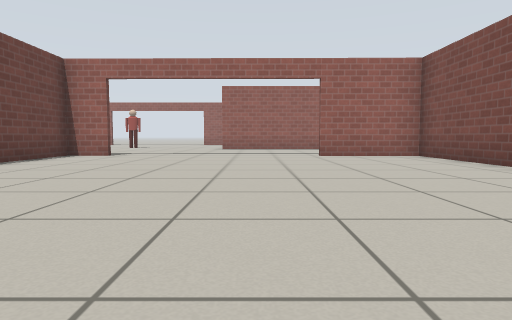
view 1 (above)

24 first-person views from a walk through a world built for the Gazebo simulator. The camera is 0.5 m above the floor, tilts 4° down and sees 75° across. The lines on the ground mark 1 m squares. The floor is counted in squares, 1 m on a side. Each view is taken from the middle of a square. On the plan, view 1 faces up. The plan holds only what a view shows up to about 9 squares ahead; the rest is blank. Simple patterns stand in for the simulator's built-in surfaces. Some stock models are drawn as simple stand-ins.

view 2
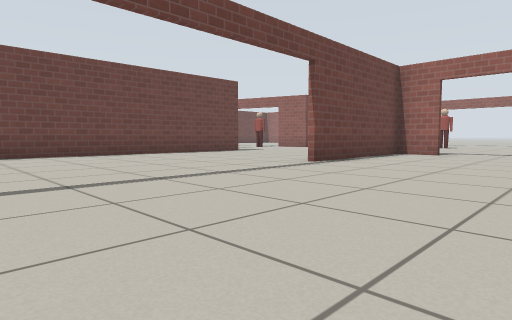

view 3
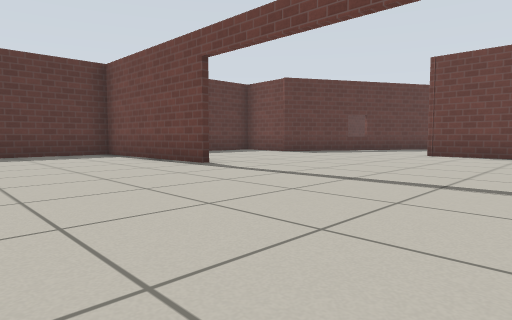

view 4
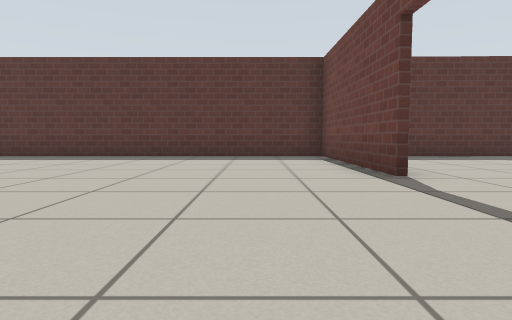

view 5
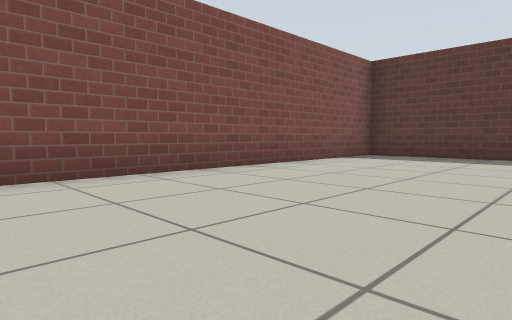

view 6
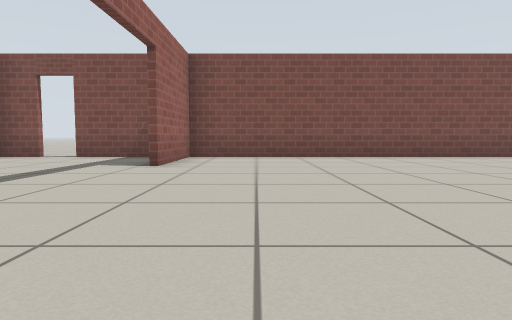

view 7
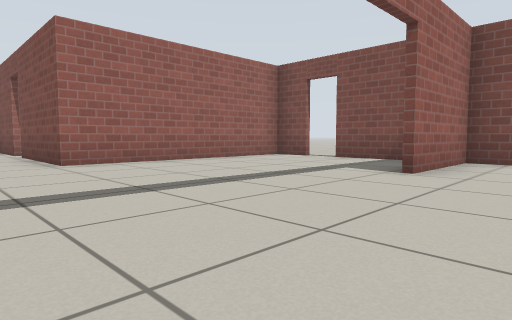

view 8
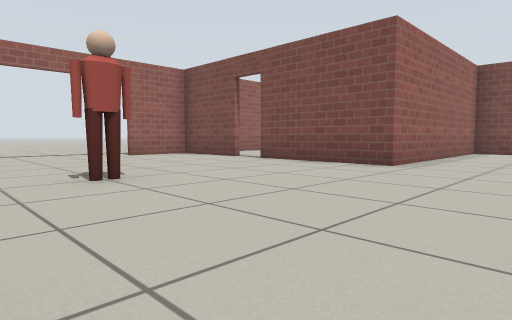

view 9
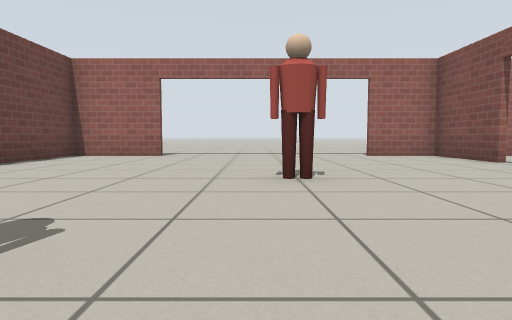

view 10
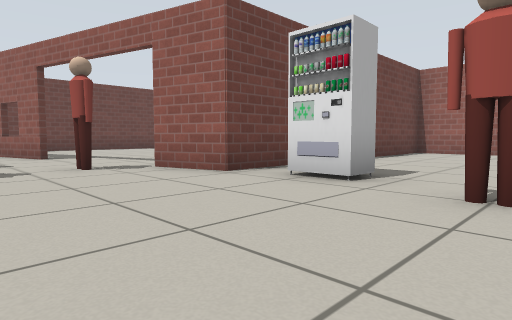

view 11
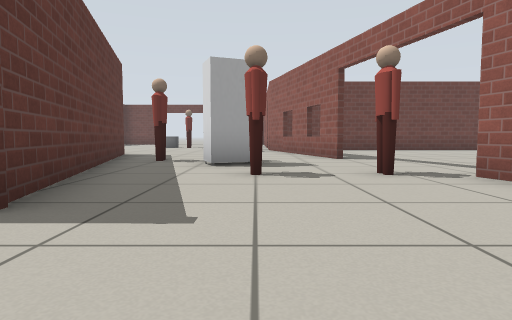

view 12
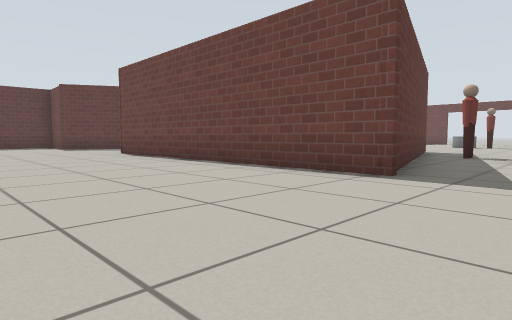

view 13
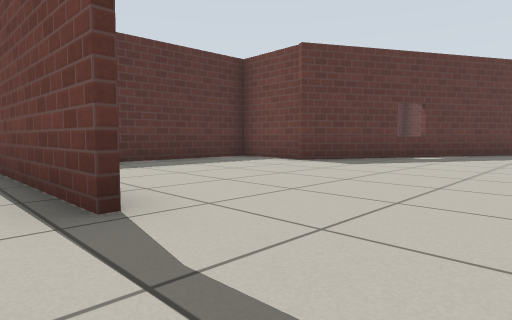

view 14
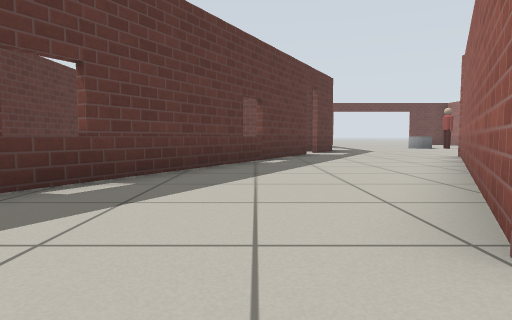

view 15
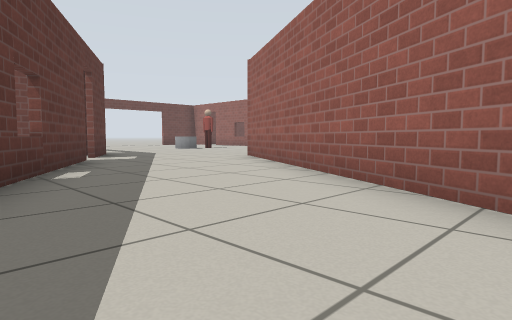

view 16
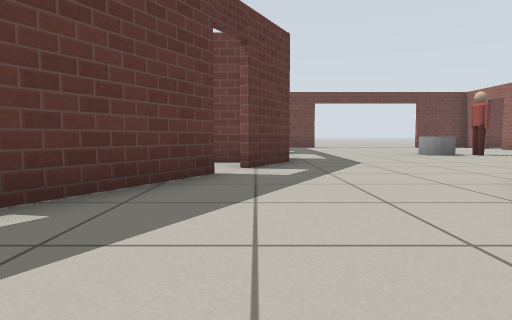

view 17
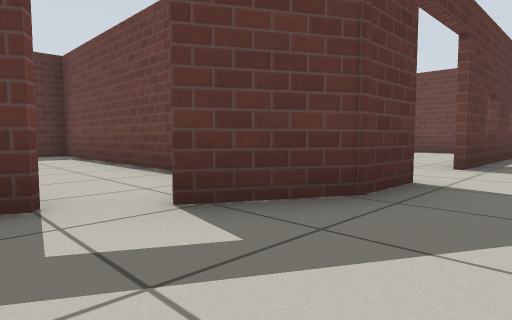

view 18
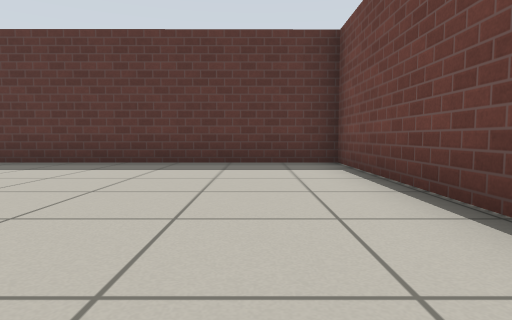

view 19
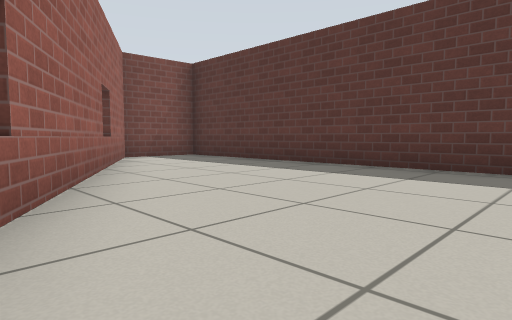

view 20
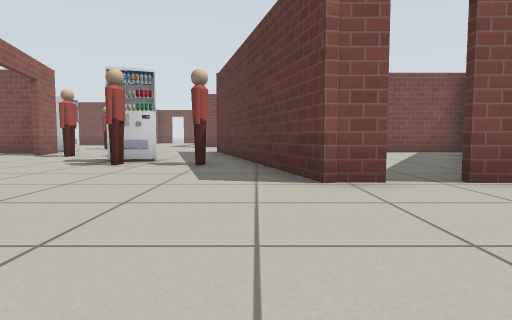

view 21
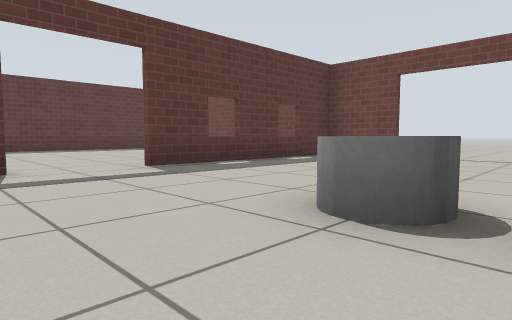

view 22
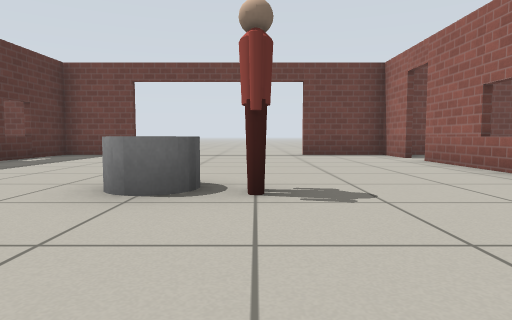

view 23
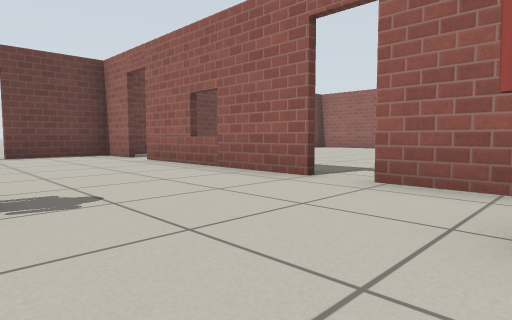

view 24
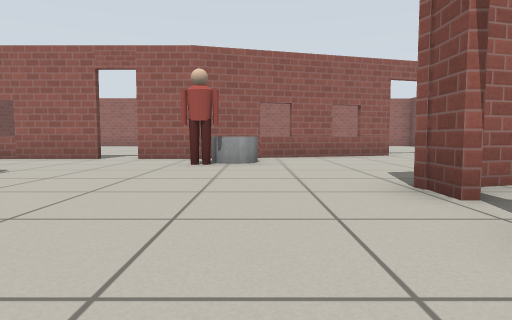

### Floor plan
Points are (right, up) in squares from view 1. A wall is a line through its corners. A room is listed if a view was taken in it or the views show most of it. See-through windows are left out.
Room 1 (views 1, 2, 3, 4, 5, 6, 7, 13)
walls: (-4.8, -3.2) (-4.7, -7.6) (4.2, -7.6) (4.2, 8.6) (1.6, 8.7); (-3.8, 8.7) (-4.9, 8.7) (-4.9, 4.5)
ways out: open door at (-5, 0.5) to room 2; open door at (-1, 9) to room 2
Room 2 (views 8, 9, 10, 11, 12, 14, 15, 16, 17)
walls: (-10.7, 13.6) (-10.7, 12.1) (-12.2, 11.7); (-15.5, 10.8) (-17.8, 10.2); (-16.2, 5.6) (-10.2, 7.2) (-10.2, -1.1); (-10.4, -0.9) (-17.4, 3.2); (-1.3, 17.4) (-1.3, 19.7) (-3.1, 19.7); (-8.4, 19.7) (-10.7, 19.7) (-10.7, 16.9); (4.2, 9.6) (4.2, 11.5); (3.6, 13.4) (-1.3, 13.4) (-1.3, 16.5); (4.2, 12.2) (4.2, 13.4); (-18.6, -0.5) (-9.9, -5.4) (-10, -7.4) (-6.6, -7.3); (-20.6, 0.6) (-19.2, -0.1)
ways out: open door at (-5, 0.5) to room 1; open door at (-1, 9) to room 1; open door at (-19, 0) to room 3; opening at (-18.5, 1.5) to room 4; opening at (-16.7, 8) to room 4; open door at (-14.5, 11); open door at (-12.5, 12); open door at (-5.5, 20); open door at (-1, 17); open door at (4, 12)
objects: person (-15, 7); person (-15, 9); vending machine (-14, 8) to (-14, 9); person (-13, 9) to (-12, 9); person (-13, 11) to (-12, 11); vending machine (-10, 13) to (-9, 13); person (-8, 12) to (-7, 12); person (-6, 15) to (-5, 15)
Room 3 (views 18, 19)
walls: (-20.6, 0.2) (-20.6, -7.4) (-10.4, -7.4); (-10.1, -7.1) (-10.1, -5.5) (-15.8, -2.2)
ways out: open door at (-19, 0) to room 2
Room 4 (views 20, 21, 22, 23, 24)
walls: (-21.9, 0.7) (-20.6, 0.6); (-22.5, 9.5) (-27, 9.5); (-17.4, 4.5) (-17.4, 5.3) (-16.2, 5.6); (-17.4, 3.2) (-17.4, 3.8); (-29.2, 2.8) (-29.2, 1.2); (-27.8, 9.5) (-29.2, 9.5) (-29.2, 7.2); (-17.8, 10.2) (-20.4, 9.5) (-21.8, 9.5); (-29.1, 0.8) (-23.6, 0.7)
ways out: opening at (-18.5, 1.5) to room 2; opening at (-16.7, 8) to room 2; open door at (-29, 5); open door at (-27.3, 9.7); open door at (-22.5, 1); open door at (-22, 9.5); open door at (-17, 4)
objects: grey cylinder (-23, 5); person (-23, 6); person (-20, 8); grey cylinder (-19, 8) to (-19, 9)

Where each view was taken, in squares from view 1:
view 1: 0 up, 0 right, facing up
view 2: 1 down, 1 left, facing up-left
view 3: 2 up, 1 left, facing down-left
view 4: 1 up, 3 left, facing down
view 5: 1 up, 0 right, facing down-right
view 6: 7 up, 4 left, facing right
view 7: 7 up, 3 left, facing up-right
view 8: 11 up, 7 left, facing up-right
view 9: 11 up, 6 left, facing up
view 10: 9 up, 7 left, facing up-left
view 11: 9 up, 8 left, facing left
view 12: 9 up, 6 left, facing down-left
view 13: 1 down, 4 left, facing down-left
view 14: 2 down, 9 left, facing left
view 15: 3 down, 11 left, facing up-left
view 16: 0 up, 14 left, facing left
view 17: 2 up, 18 left, facing down-left
view 18: 1 down, 19 left, facing down
view 19: 2 down, 18 left, facing down-right
view 20: 6 up, 21 left, facing right
view 21: 6 up, 21 left, facing down-left
view 22: 6 up, 20 left, facing left
view 23: 6 up, 20 left, facing up-left
view 24: 2 up, 19 left, facing up
